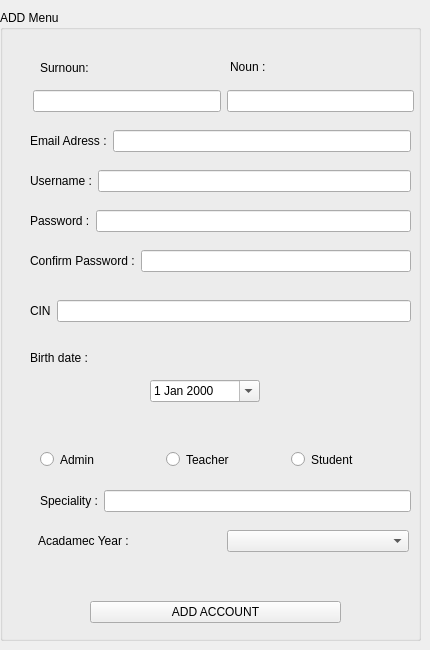
     <widget class="QWidget" name="page_2">
      <widget class="QGroupBox" name="groupBox_2">
       <property name="geometry">
        <rect>
         <x>0</x>
         <y>10</y>
         <width>421</width>
         <height>631</height>
        </rect>
       </property>
       <property name="title">
        <string>ADD Menu</string>
       </property>
       <property name="flat">
        <bool>false</bool>
       </property>
       <widget class="QLabel" name="label_15">
        <property name="geometry">
         <rect>
          <x>40</x>
          <y>50</y>
          <width>61</width>
          <height>16</height>
         </rect>
        </property>
        <property name="text">
         <string>Surnoun: </string>
        </property>
       </widget>
       <widget class="QLabel" name="label_16">
        <property name="geometry">
         <rect>
          <x>230</x>
          <y>50</y>
          <width>46</width>
          <height>13</height>
         </rect>
        </property>
        <property name="text">
         <string>Noun :</string>
        </property>
       </widget>
       <widget class="QLabel" name="label_17">
        <property name="geometry">
         <rect>
          <x>30</x>
          <y>340</y>
          <width>101</width>
          <height>16</height>
         </rect>
        </property>
        <property name="text">
         <string>Birth date :</string>
        </property>
       </widget>
       <widget class="QDateEdit" name="date_2">
        <property name="geometry">
         <rect>
          <x>150</x>
          <y>370</y>
          <width>110</width>
          <height>22</height>
         </rect>
        </property>
        <property name="calendarPopup">
         <bool>true</bool>
        </property>
       </widget>
       <widget class="QWidget" name="layoutWidget_12">
        <property name="geometry">
         <rect>
          <x>33</x>
          <y>80</y>
          <width>381</width>
          <height>22</height>
         </rect>
        </property>
        <layout class="QHBoxLayout" name="horizontalLayout_13">
         <item>
          <widget class="QLineEdit" name="lineEdit_surnoun_2"/>
         </item>
         <item>
          <widget class="QLineEdit" name="lineEdit_noun_2"/>
         </item>
        </layout>
       </widget>
       <widget class="QWidget" name="layoutWidget_13">
        <property name="geometry">
         <rect>
          <x>90</x>
          <y>590</y>
          <width>251</width>
          <height>25</height>
         </rect>
        </property>
        <layout class="QHBoxLayout" name="horizontalLayout_14">
         <item>
          <widget class="QPushButton" name="ADD">
           <property name="text">
            <string>ADD ACCOUNT</string>
           </property>
          </widget>
         </item>
        </layout>
       </widget>
       <widget class="QWidget" name="layoutWidget_14">
        <property name="geometry">
         <rect>
          <x>40</x>
          <y>440</y>
          <width>371</width>
          <height>19</height>
         </rect>
        </property>
        <layout class="QHBoxLayout" name="horizontalLayout_15">
         <item>
          <widget class="QRadioButton" name="radioButton_admin_2">
           <property name="text">
            <string>Admin</string>
           </property>
          </widget>
         </item>
         <item>
          <widget class="QRadioButton" name="radioButton_teacher_2">
           <property name="text">
            <string>Teacher</string>
           </property>
          </widget>
         </item>
         <item>
          <widget class="QRadioButton" name="radioButton_student_2">
           <property name="text">
            <string>Student</string>
           </property>
          </widget>
         </item>
        </layout>
       </widget>
       <widget class="QWidget" name="layoutWidget_15">
        <property name="geometry">
         <rect>
          <x>40</x>
          <y>480</y>
          <width>371</width>
          <height>22</height>
         </rect>
        </property>
        <layout class="QHBoxLayout" name="horizontalLayout_16">
         <item>
          <widget class="QLabel" name="label_18">
           <property name="text">
            <string>Speciality :</string>
           </property>
          </widget>
         </item>
         <item>
          <widget class="QLineEdit" name="lineEdit_spe_2"/>
         </item>
        </layout>
       </widget>
       <widget class="QWidget" name="layoutWidget_16">
        <property name="geometry">
         <rect>
          <x>38</x>
          <y>520</y>
          <width>371</width>
          <height>22</height>
         </rect>
        </property>
        <layout class="QHBoxLayout" name="horizontalLayout_17">
         <item>
          <widget class="QLabel" name="label_19">
           <property name="text">
            <string>Acadamec Year :</string>
           </property>
          </widget>
         </item>
         <item>
          <widget class="QComboBox" name="comboBox"/>
         </item>
        </layout>
       </widget>
       <widget class="QWidget" name="layoutWidget_17">
        <property name="geometry">
         <rect>
          <x>30</x>
          <y>290</y>
          <width>381</width>
          <height>22</height>
         </rect>
        </property>
        <layout class="QHBoxLayout" name="horizontalLayout_18">
         <item>
          <widget class="QLabel" name="label_20">
           <property name="text">
            <string>CIN</string>
           </property>
          </widget>
         </item>
         <item>
          <widget class="QLineEdit" name="lineEdit_cin_2"/>
         </item>
        </layout>
       </widget>
       <widget class="QWidget" name="layoutWidget_18">
        <property name="geometry">
         <rect>
          <x>30</x>
          <y>120</y>
          <width>381</width>
          <height>22</height>
         </rect>
        </property>
        <layout class="QHBoxLayout" name="horizontalLayout_19">
         <item>
          <widget class="QLabel" name="label_21">
           <property name="text">
            <string>Email Adress :</string>
           </property>
          </widget>
         </item>
         <item>
          <widget class="QLineEdit" name="lineEdit_email_2"/>
         </item>
        </layout>
       </widget>
       <widget class="QWidget" name="layoutWidget_19">
        <property name="geometry">
         <rect>
          <x>30</x>
          <y>160</y>
          <width>381</width>
          <height>22</height>
         </rect>
        </property>
        <layout class="QHBoxLayout" name="horizontalLayout_20">
         <item>
          <widget class="QLabel" name="label_22">
           <property name="text">
            <string>Username :</string>
           </property>
          </widget>
         </item>
         <item>
          <widget class="QLineEdit" name="lineEdit_username_2"/>
         </item>
        </layout>
       </widget>
       <widget class="QWidget" name="layoutWidget_20">
        <property name="geometry">
         <rect>
          <x>30</x>
          <y>200</y>
          <width>381</width>
          <height>22</height>
         </rect>
        </property>
        <layout class="QHBoxLayout" name="horizontalLayout_21">
         <item>
          <widget class="QLabel" name="label_23">
           <property name="text">
            <string>Password :</string>
           </property>
          </widget>
         </item>
         <item>
          <widget class="QLineEdit" name="lineEdit_password_3">
           <property name="echoMode">
            <enum>QLineEdit::Password</enum>
           </property>
          </widget>
         </item>
        </layout>
       </widget>
       <widget class="QWidget" name="layoutWidget_21">
        <property name="geometry">
         <rect>
          <x>30</x>
          <y>240</y>
          <width>381</width>
          <height>22</height>
         </rect>
        </property>
        <layout class="QHBoxLayout" name="horizontalLayout_22">
         <item>
          <widget class="QLabel" name="label_24">
           <property name="text">
            <string>Confirm Password :</string>
           </property>
          </widget>
         </item>
         <item>
          <widget class="QLineEdit" name="lineEdit_password_4">
           <property name="echoMode">
            <enum>QLineEdit::Password</enum>
           </property>
          </widget>
         </item>
        </layout>
       </widget>
      </widget>
     </widget>
